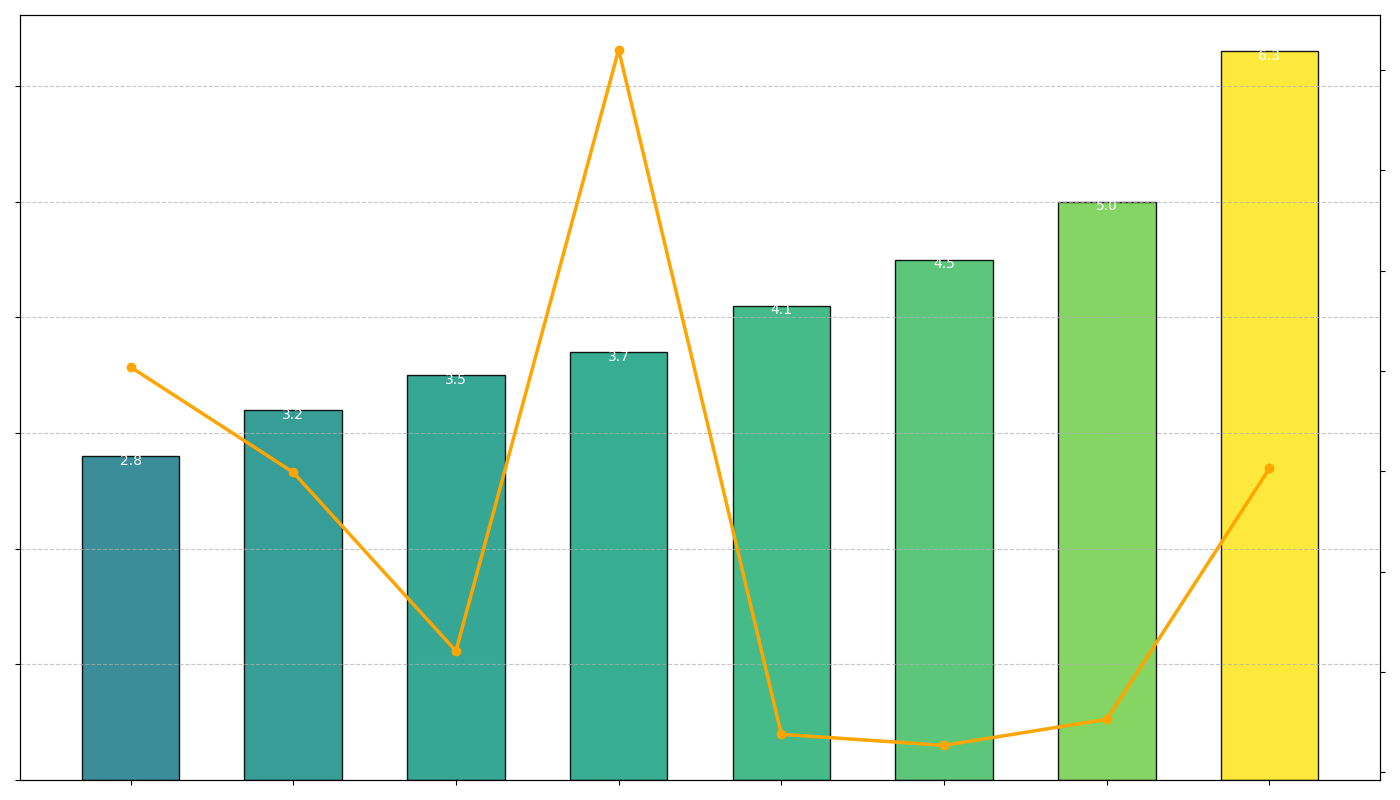

Source code (Python):
import matplotlib.pyplot as plt
import numpy as np
import matplotlib.cm as cm

cities = ["New York", "London", "Tokyo", "Paris", "Toronto", "Sydney", "Berlin", "Singapore"]
parks_per_square_mile = np.array([3.2, 4.1, 2.8, 5.0, 3.5, 6.3, 4.5, 3.7])

sorted_indices = np.argsort(parks_per_square_mile)
sorted_parks_per_square_mile = parks_per_square_mile[sorted_indices]

average_rainfall = np.array([49.9, 23.8, 60.4, 25.3, 32.1, 50.3, 22.7, 92.0])
sorted_average_rainfall = average_rainfall[sorted_indices]

positions = np.arange(len(cities))
bar_width = 0.6

fig, ax1 = plt.subplots(figsize=(14, 8))
color_map = cm.viridis(sorted_parks_per_square_mile / max(sorted_parks_per_square_mile))

bars = ax1.bar(positions, sorted_parks_per_square_mile, color=color_map, width=bar_width, alpha=0.9, edgecolor='black')

for bar, height in zip(bars, sorted_parks_per_square_mile):
    ax1.text(bar.get_x() + bar.get_width()/2, height - 0.1, f'{height:.1f}', ha='center', va='bottom', color='white', fontsize=10)

ax2 = ax1.twinx()
ax2.plot(positions, sorted_average_rainfall, color='orange', marker='o', linewidth=2.5)

ax1.set_xticks(positions)
ax1.set_xticklabels([])  # Remove city labels
ax1.set_yticklabels([])  # Remove left axis labels
ax2.set_yticklabels([])  # Remove right axis labels

ax1.grid(axis='y', linestyle='--', alpha=0.7)

plt.tight_layout()
plt.show()
